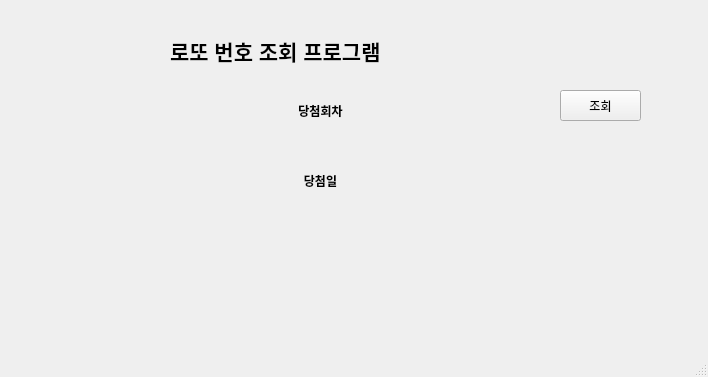
<?xml version="1.0" encoding="UTF-8"?>
<ui version="4.0">
 <class>MainWindow</class>
 <widget class="QMainWindow" name="MainWindow">
  <property name="geometry">
   <rect>
    <x>0</x>
    <y>0</y>
    <width>708</width>
    <height>377</height>
   </rect>
  </property>
  <property name="windowTitle">
   <string>MainWindow</string>
  </property>
  <widget class="QWidget" name="centralwidget">
   <widget class="QLabel" name="label">
    <property name="geometry">
     <rect>
      <x>170</x>
      <y>10</y>
      <width>311</width>
      <height>81</height>
     </rect>
    </property>
    <property name="font">
     <font>
      <pointsize>16</pointsize>
      <weight>75</weight>
      <bold>true</bold>
     </font>
    </property>
    <property name="text">
     <string>로또 번호 조회 프로그램</string>
    </property>
   </widget>
   <widget class="QLabel" name="date_label">
    <property name="geometry">
     <rect>
      <x>210</x>
      <y>160</y>
      <width>221</width>
      <height>41</height>
     </rect>
    </property>
    <property name="font">
     <font>
      <weight>75</weight>
      <bold>true</bold>
     </font>
    </property>
    <property name="text">
     <string>당첨일</string>
    </property>
    <property name="alignment">
     <set>Qt::AlignCenter</set>
    </property>
   </widget>
   <widget class="QLabel" name="num1">
    <property name="geometry">
     <rect>
      <x>70</x>
      <y>220</y>
      <width>51</width>
      <height>81</height>
     </rect>
    </property>
    <property name="font">
     <font>
      <family>Arial</family>
      <pointsize>22</pointsize>
      <weight>75</weight>
      <bold>true</bold>
     </font>
    </property>
    <property name="text">
     <string/>
    </property>
    <property name="alignment">
     <set>Qt::AlignLeading|Qt::AlignLeft|Qt::AlignVCenter</set>
    </property>
   </widget>
   <widget class="QLabel" name="num2">
    <property name="geometry">
     <rect>
      <x>160</x>
      <y>220</y>
      <width>51</width>
      <height>81</height>
     </rect>
    </property>
    <property name="font">
     <font>
      <family>Arial</family>
      <pointsize>22</pointsize>
      <weight>75</weight>
      <bold>true</bold>
     </font>
    </property>
    <property name="text">
     <string/>
    </property>
    <property name="alignment">
     <set>Qt::AlignLeading|Qt::AlignLeft|Qt::AlignVCenter</set>
    </property>
   </widget>
   <widget class="QLabel" name="num3">
    <property name="geometry">
     <rect>
      <x>250</x>
      <y>220</y>
      <width>51</width>
      <height>81</height>
     </rect>
    </property>
    <property name="font">
     <font>
      <family>Arial</family>
      <pointsize>22</pointsize>
      <weight>75</weight>
      <bold>true</bold>
     </font>
    </property>
    <property name="text">
     <string/>
    </property>
    <property name="alignment">
     <set>Qt::AlignLeading|Qt::AlignLeft|Qt::AlignVCenter</set>
    </property>
   </widget>
   <widget class="QLabel" name="num4">
    <property name="geometry">
     <rect>
      <x>340</x>
      <y>220</y>
      <width>51</width>
      <height>81</height>
     </rect>
    </property>
    <property name="font">
     <font>
      <family>Arial</family>
      <pointsize>22</pointsize>
      <weight>75</weight>
      <bold>true</bold>
     </font>
    </property>
    <property name="text">
     <string/>
    </property>
    <property name="alignment">
     <set>Qt::AlignLeading|Qt::AlignLeft|Qt::AlignVCenter</set>
    </property>
   </widget>
   <widget class="QLabel" name="num5">
    <property name="geometry">
     <rect>
      <x>430</x>
      <y>220</y>
      <width>51</width>
      <height>81</height>
     </rect>
    </property>
    <property name="font">
     <font>
      <family>Arial</family>
      <pointsize>22</pointsize>
      <weight>75</weight>
      <bold>true</bold>
     </font>
    </property>
    <property name="text">
     <string/>
    </property>
    <property name="alignment">
     <set>Qt::AlignLeading|Qt::AlignLeft|Qt::AlignVCenter</set>
    </property>
   </widget>
   <widget class="QLabel" name="num6">
    <property name="geometry">
     <rect>
      <x>510</x>
      <y>220</y>
      <width>51</width>
      <height>81</height>
     </rect>
    </property>
    <property name="font">
     <font>
      <family>Arial</family>
      <pointsize>22</pointsize>
      <weight>75</weight>
      <bold>true</bold>
     </font>
    </property>
    <property name="text">
     <string/>
    </property>
    <property name="alignment">
     <set>Qt::AlignLeading|Qt::AlignLeft|Qt::AlignVCenter</set>
    </property>
   </widget>
   <widget class="QLabel" name="num7">
    <property name="geometry">
     <rect>
      <x>600</x>
      <y>220</y>
      <width>51</width>
      <height>81</height>
     </rect>
    </property>
    <property name="font">
     <font>
      <family>Arial</family>
      <pointsize>28</pointsize>
      <weight>75</weight>
      <bold>true</bold>
     </font>
    </property>
    <property name="text">
     <string/>
    </property>
    <property name="alignment">
     <set>Qt::AlignLeading|Qt::AlignLeft|Qt::AlignVCenter</set>
    </property>
   </widget>
   <widget class="QPushButton" name="pushButton">
    <property name="geometry">
     <rect>
      <x>560</x>
      <y>90</y>
      <width>81</width>
      <height>31</height>
     </rect>
    </property>
    <property name="text">
     <string>조회</string>
    </property>
   </widget>
   <widget class="QLabel" name="nums_label">
    <property name="geometry">
     <rect>
      <x>210</x>
      <y>90</y>
      <width>221</width>
      <height>41</height>
     </rect>
    </property>
    <property name="font">
     <font>
      <weight>75</weight>
      <bold>true</bold>
     </font>
    </property>
    <property name="text">
     <string>당첨회차</string>
    </property>
    <property name="alignment">
     <set>Qt::AlignCenter</set>
    </property>
   </widget>
  </widget>
  <widget class="QMenuBar" name="menubar">
   <property name="geometry">
    <rect>
     <x>0</x>
     <y>0</y>
     <width>708</width>
     <height>21</height>
    </rect>
   </property>
  </widget>
  <widget class="QStatusBar" name="statusbar"/>
 </widget>
 <resources/>
 <connections/>
</ui>
